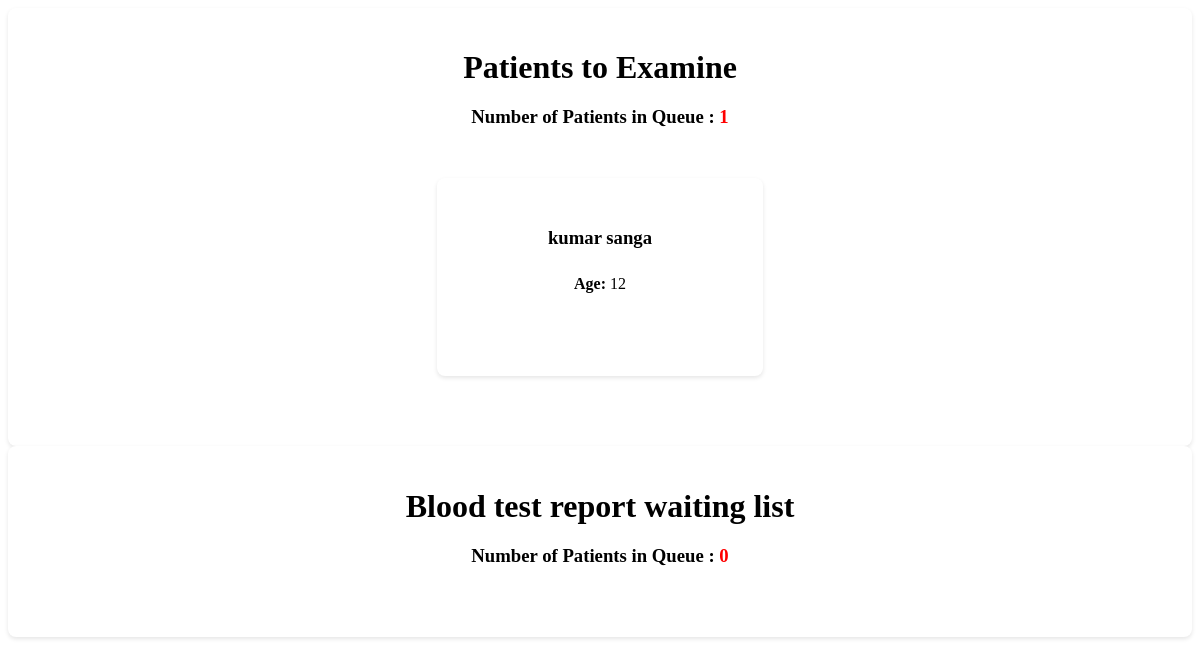
/doctor/check-list.php, run on an earlier commit of the app's database.
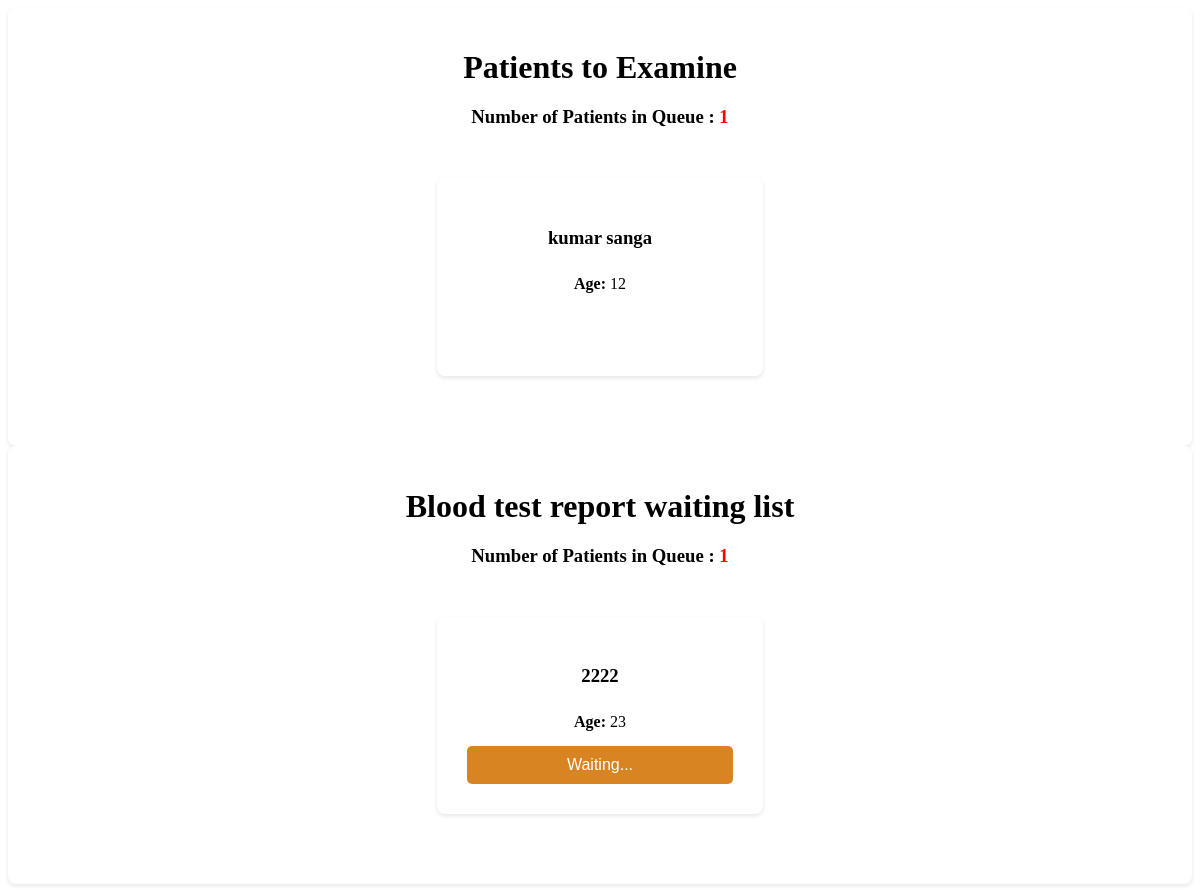
And on a later commit of the database.
### tables this page shows
CREATE TABLE IF NOT EXISTS `patients_details` (
  `id` int NOT NULL AUTO_INCREMENT,
  `patients_id` int DEFAULT NULL,
  `age` int DEFAULT NULL,
  `reception_id` varchar(50) DEFAULT NULL,
  `symptoms` text,
  `medical_report` text,
  `Prescriptions` text,
  `Prescriptions_date` datetime DEFAULT NULL,
  `doctor_id` varchar(50) DEFAULT NULL,
  `symptoms_date` datetime DEFAULT NULL,
  `medicine_status` varchar(50) DEFAULT 'pending',
  PRIMARY KEY (`id`),
  KEY `FK_patients_details_register_patients` (`patients_id`),
  KEY `FK_patients_details_register_reception` (`reception_id`),
  KEY `FK_patients_details_registered_doctor` (`doctor_id`),
  CONSTRAINT `FK_patients_details_register_patients` FOREIGN KEY (`patients_id`) REFERENCES `registered_patients` (`p_id`),
  CONSTRAINT `FK_patients_details_register_reception` FOREIGN KEY (`reception_id`) REFERENCES `registered_reception` (`id_num`),
  CONSTRAINT `FK_patients_details_registered_doctor` FOREIGN KEY (`doctor_id`) REFERENCES `registered_doctor` (`id_num`)
);

CREATE TABLE IF NOT EXISTS `registered_patients` (
  `p_id` int NOT NULL AUTO_INCREMENT,
  `name` varchar(50) DEFAULT NULL,
  `mobile` varchar(12) DEFAULT NULL,
  `email` varchar(50) DEFAULT NULL,
  `id_num` varchar(20) DEFAULT NULL,
  `address` text,
  `age` int DEFAULT NULL,
  `register_date` datetime DEFAULT NULL,
  `reception_id` varchar(50) DEFAULT NULL,
  PRIMARY KEY (`p_id`),
  KEY `FK_register_patients_register_reception` (`reception_id`),
  CONSTRAINT `FK_register_patients_register_reception` FOREIGN KEY (`reception_id`) REFERENCES `registered_reception` (`id_num`)
);

### connection.php (called while the page is built, shortened)
<?php
class Database
{
    public static $connection;
    public static function SetUpConnection()
    {
        if (!isset(Database::$connection)) {
            Database::$connection = new mysqli("localhost", "root", "Chalithac*#3031", "healthcare", "3306");
        }
    }
    public static function search($q)
    {
        return Database::$connection->query($q);
    }
}

### doctor/check-list.php (the view, shortened to what this page needs)
<head>
</head>
<body>
    <?php
    require_once "../connection.php";
    $totalResultSet = Database::search("SELECT COUNT(*) AS total FROM `patients_details`
     WHERE `Prescriptions` = '' AND  `id` NOT IN (SELECT `patientDetails_id` FROM `bloodtest`  WHERE (`reportName` is null or `reportName` = ''))");
    $totalRow = $totalResultSet->fetch_assoc();
    $totalPatients = $totalRow['total'];
    ?>
    <div class="container">
        <h1>Patients to Examine</h1>
        <div class="queue-info">
            <h3>Number of Patients in Queue : <span style="color: red; font-weight: 900;" id="queueCount"><?php echo $totalPatients ?></span></h3>
        </div>
        <div class="patient-cards">
            <?php
        $patiientResultSet = Database::search("SELECT  `patients_details`.`id` AS `pid`, `registered_patients`.`name` AS `name`,`patients_details`.`age` AS `age`
        FROM `patients_details`
        INNER JOIN  `registered_patients` ON `registered_patients`.`p_id` = `patients_details`.`patients_id`
        WHERE `patients_details`.`Prescriptions` = '' AND `patients_details`.`id` NOT IN (SELECT `patientDetails_id` FROM `bloodtest` WHERE (`reportName` is null or `reportName` = '') )   LIMIT 4");
            $numRows = $patiientResultSet->num_rows;
            if ($numRows > 0) {
                while ($patientDetails = $patiientResultSet->fetch_assoc()) {
            ?>
                    <div class="patient-card">
                        <h3><?php echo $patientDetails["name"] ?></h3>
                        <p><strong>Age:</strong> <?php echo $patientDetails["age"] ?></p>
                        <button class="examine-btn" onclick="examinePatient(<?php echo $patientDetails['pid'] ?>)">Examine</button>
                    </div>
            <?php
                }
            }
            ?>
        </div>
    </div>
    <?php
   $totalTestResultSet = Database::search("SELECT COUNT(*) AS total FROM `bloodtest`  WHERE  (`reportName` IS NULL OR `reportName` = '')");
  $totalTestRow = $totalTestResultSet->fetch_assoc();
  $totalTestPatients = $totalTestRow['total'];
  ?>
    <div class="container">
        <h1>Blood test report waiting list</h1>
        <div class="queue-info">
            <h3>Number of Patients in Queue : <span style="color: red; font-weight: 900;" id="queueCount"><?php echo $totalTestPatients ?></span></h3>
        </div>
        <div class="patient-cards">
            <?php
            $patiientTestResultSet = Database::search("SELECT  `patients_details`.`id` AS `pid`, `registered_patients`.`name` AS `name`,`patients_details`.`age` AS `age`
            FROM `patients_details`
            INNER JOIN  `registered_patients` ON `registered_patients`.`p_id` = `patients_details`.`patients_id`
            INNER JOIN `bloodtest` ON `bloodtest`.`patientDetails_id` = `patients_details`.`id`
            WHERE `patients_details`.`Prescriptions` = '' AND (`bloodtest`.`reportName` IS NULL OR `bloodtest`.`reportName` = '')   LIMIT 4");
            $numTestRows = $patiientTestResultSet->num_rows;
            if ($numTestRows > 0) {
                while ($patientTestDetails = $patiientTestResultSet->fetch_assoc()) {
            ?>
                    <div class="patient-card">
                        <h3> <?php echo $patientTestDetails["name"] ?></h3>
                        <p><strong>Age:</strong> <?php echo $patientTestDetails["age"] ?></p>
                        <?php
                        if(empty($patientTestDetails["reportName"]) || $patientTestDetails["reportName"] === null){
                        ?>
                        <button style="cursor: not-allowed; background-color: #d98423;" class="examine-btn" onclick="examinePatient(<?php echo $patientTestDetails['pid'] ?>)" disabled>Waiting...</button>
                        <?php
                        }else{
                            ?>
                           <button  class="examine-btn" onclick="examinePatient(<?php echo $patientTestDetails['pid'] ?>)" >Examine</button>
  <?php
                        }
                        ?>
                    </div>
            <?php
                }
            }
            ?>
        </div>
    </div>
</body>

What changed in the data, as far as the page shows it:
added patients_details: patients.name "2222", age "23", shown under "Number of Patients in Queue : 1"
Also different on the page:
$totalTestPatients: "0" → "1"
